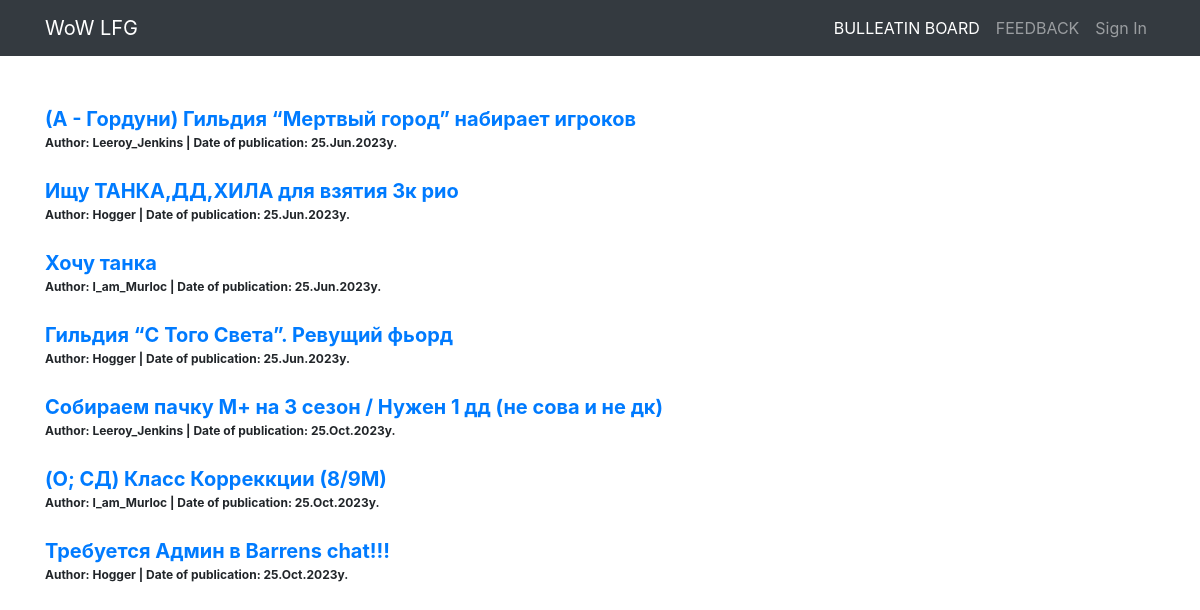
/index, run on the app's committed database.
### board/models.py (models this page shows)
class Post(models.Model):
    author = models.ForeignKey(User, on_delete=models.CASCADE)
    CAT = (('tanks', 'Танки'),
           ('healers', 'Хилы'),
           ('damage_dealers', 'ДД'),
           ('dealers', 'Торговцы'),
           ('gildmasters', 'Гилдмастеры'),
           ('quest_givers', 'Квестгиверы'),
           ('blacksmiths', 'Кузнецы'),
           ('tanners', 'Кожевники'),
           ('potion_makers', 'Зельевары'),
           ('spell_masters', 'Мастера заклинаний'))
    category = models.CharField(max_length=15, choices=CAT, verbose_name='Категория')
    dateCreation = models.DateTimeField(auto_now_add=True)
    title = models.CharField(max_length=256, verbose_name='Название')
    text = RichTextField()

### board/views.py (the view)
# urls.py: path('index', Index.as_view(), name='index'),
class Index(ListView):
    model = Post
    template_name = 'index.html'
    context_object_name = 'posts'

### templates/index.html (shortened to what this page needs)
{% extends 'default.html' %}
{% block content %}
    <br><br>
    {% if posts %}
        {% for post in posts %}
            <a href="/post/{{ post.id }}" style="font-size: 20px;"><b>{{ post.title }}</b></a><br>
            <span style="font-size: 12px;"><b>Author:  {{ post.author }} |
                Date of publication: {{ post.dateCreation|date:'d.M.Y' }}y.</b></span><br><br>
        {% endfor %}
    {% else %}
        <br><br>
        <h2>There are no publications</h2>
    {% endif %}
{% endblock content %}

### templates/default.html (shortened to what this page needs)
{% load static %}
<html lang="en">
    <head>
        <link
            href="{% static 'vendor/bootstrap/css/bootstrap.min.css' %}"
            rel="stylesheet"
        />
    </head>
    <body>
        <nav class="navbar navbar-expand-lg navbar-dark bg-dark static-top">
            <div class="container">
                <a class="navbar-brand" href="/"
                    >WoW LFG
                </a>
                <div class="collapse navbar-collapse" id="navbarResponsive">
                    <ul class="navbar-nav ml-auto">
                        <li class="nav-item active">
                            <a class="nav-link" href="{% url 'index' %}"
                                >BULLEATIN BOARD
                            </a>
                        </li>
                        <li class="nav-item">
                            <a class="nav-link" href="{% url 'responses' %}"
                                >FEEDBACK</a
                            >
                        </li>
                        {% if user.is_authenticated %}
                        <li class="nav-item">
                            <a
                                class="nav-link"
                                href="{% url 'account_profile' %}"
                                >PROFILE SETTINGS</a
                            >
                        </li>
                        {% else %}
                        <li class="nav-item">
                            <a class="nav-link" href="{% url 'account_login' %}"
                                >Sign In</a
                            >
                        </li>
                        {% endif %}
                    </ul>
                </div>
            </div>
        </nav>
        <div class="container">
            <div class="row">
                <div class="col-lg-12">
                    {% block content %} {{ flatpage.content }} {% endblock content %}
                </div>
            </div>
        </div>
    </body>
</html>

### data on the page
Post: title "(А - Гордуни) Гильдия “Мертвый город” набирает игроков", author "Leeroy_Jenkins", dateCreation "25.Jun.2023"
Post: title "Ищу ТАНКА,ДД,ХИЛА для взятия 3к рио", author "Hogger", dateCreation "25.Jun.2023"
Post: title "Хочу танка", author "I_am_Murloc", dateCreation "25.Jun.2023"
Post: title "Гильдия “С Того Света”. Ревущий фьорд", author "Hogger", dateCreation "25.Jun.2023"
Post: title "Собираем пачку М+ на 3 сезон / Нужен 1 дд (не сова и не дк)", author "Leeroy_Jenkins", dateCreation "25.Oct.2023"
Post: title "(О; СД) Класс Корреккции (8/9М)", author "I_am_Murloc", dateCreation "25.Oct.2023"
Post: title "Требуется Админ в Barrens chat!!!", author "Hogger", dateCreation "25.Oct.2023"
